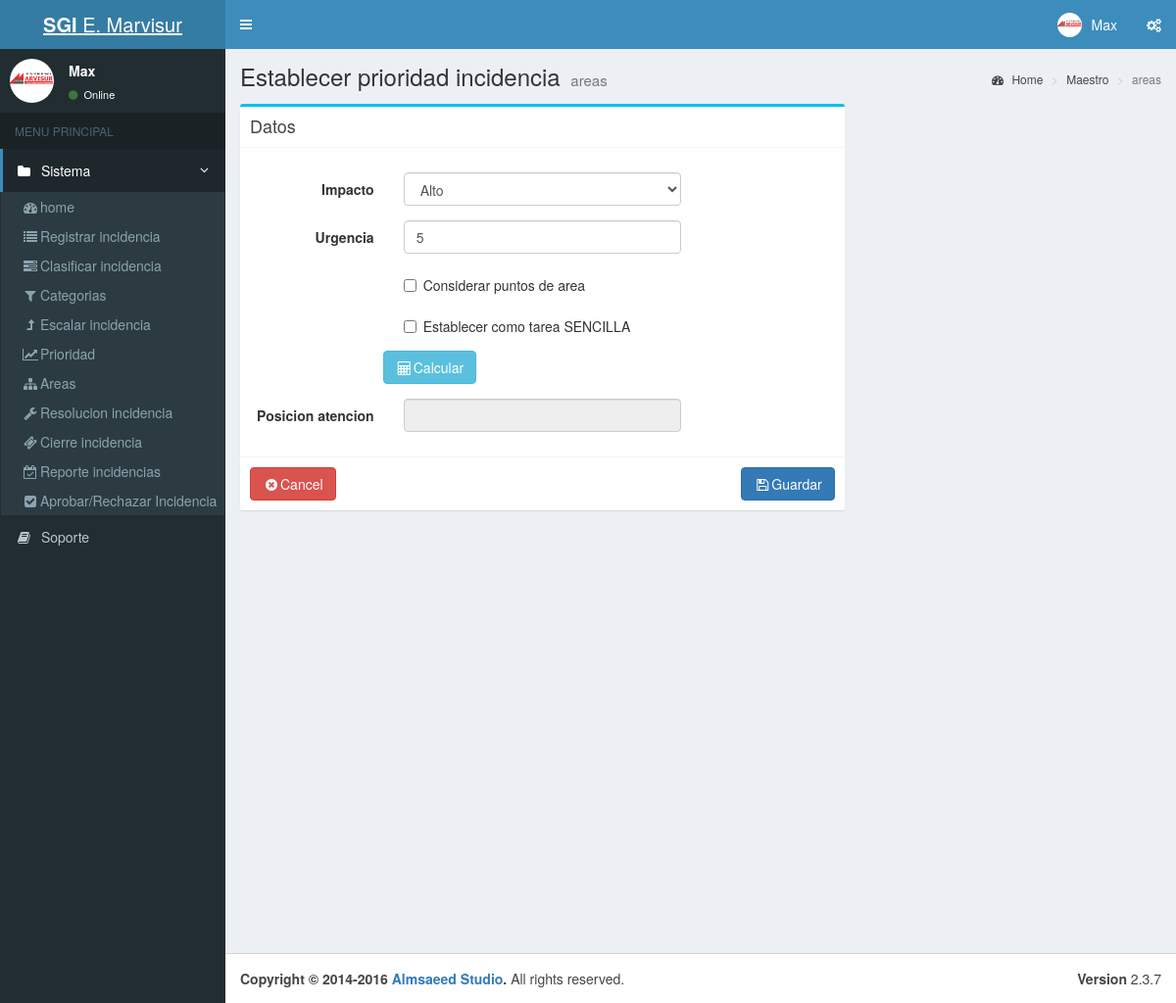
The app's page /index.php?c=prioridad&a=Crud&Id=1 (signed in) with its own data.
### tables this page shows
CREATE TABLE IF NOT EXISTS `menus` (
  `MENU_Id` int(11) NOT NULL,
  `MENU_Padre` varchar(45) DEFAULT NULL,
  `MENU_Nombre` varchar(100) DEFAULT NULL,
  `MENU_Descripcion` varchar(200) DEFAULT NULL,
  `MENU_NombreFormulario` varchar(50) DEFAULT NULL,
  `MENU_Icono` varchar(30) DEFAULT NULL,
  `MENU_FechaAuditoria` datetime DEFAULT NULL
);

CREATE TABLE IF NOT EXISTS `prioridad` (
  `PRIO_Id` int(11) NOT NULL,
  `PRIO_Nombre` varchar(20) NOT NULL,
  `PRIO_Urgencia` int(11) NOT NULL,
  `PRIO_Impacto` varchar(50) NOT NULL,
  `PRIO_Fecha` date NOT NULL,
  `INCI_Id` int(11) NOT NULL,
  `PRIO_Orden` int(11) NOT NULL,
  `USUA_Id` int(11) NOT NULL,
  `PRIO_FechaAuditoria` datetime NOT NULL
);

### controller/prioridad.controller.php (called while the page is built, shortened)
<?php
require_once 'model/prioridad.php';
require_once 'model/herramientas.php';
class prioridadController{
    private $model;
    public function __CONSTRUCT(){
        $this->model = new prioridad();
        $this->herramientas = new herramientas();
    }
    public function Crud(){
        $prioridad= new prioridad();
        if(isset($_REQUEST['Id'])){
            $prioridad = $this->model->Obtener($_REQUEST['Id']);
        }
        require_once 'view/header.php';
        require_once 'view/prioridad/prioridad-editar.php';
        require_once 'view/footer.php';
    }
}

### model/database.php (called while the page is built)
<?php
class Database
{
    public static function StartUp()
    {
        $pdo = new PDO('mysql:host=localhost;dbname=bd_incidencias;charset=utf8', 'root', '');
        $pdo->setAttribute(PDO::ATTR_ERRMODE, PDO::ERRMODE_EXCEPTION);
        return $pdo;
    }
}

### model/herramientas.php (called while the page is built, shortened)
<?php
class herramientas
{
	public function __CONSTRUCT()
	{
		try
		{
			$this->pdo = Database::StartUp();
		}
		catch(Exception $e)
		{
			die($e->getMessage());
		}
	}
	public function MenuValidacion($MenuPadre)
	{
		try
		{
			$stm = $this->pdo->prepare("SELECT
											M.MENU_Id,
											M.MENU_Padre,
											M.MENU_Nombre,
											M.MENU_NombreFormulario,
											M.MENU_Icono,
											R.ROL_Id,
											R.ROL_Nombre
											FROM
											menus M
											inner join permiso_rol PR on M.MENU_Id = PR.MENU_Id
											inner join rol R on PR.ROL_Id = R.ROL_Id
											WHERE
											PR.ROL_Id = ".$_SESSION['ROL_Id']."
											and MENU_Padre=?");
			$stm->execute(array($MenuPadre));
			return $stm->fetchAll(PDO::FETCH_OBJ);
		}
		catch(Exception $e)
		{
			die($e->getMessage());
		}
	}
public function MenuValidacionCabeceras()
	{
		try
		{
			$stm = $this->pdo->prepare("SELECT DISTINCT MENU_Padre FROM menus");
			$stm->execute();
			return $stm->fetchAll(PDO::FETCH_OBJ);
		}
		catch(Exception $e)
		{
			die($e->getMessage());
		}
	}
	public function ActiveMenus($ActiveMenu)
	{
		try
		{
			$stm = $this->pdo->prepare("SELECT MENU_Padre FROM menus where MENU_NombreFormulario = ?");
			$stm->execute(array($ActiveMenu));
			return $stm->fetchAll(PDO::FETCH_OBJ);
		}
		catch(Exception $e)
		{
			die($e->getMessage());
		}
	}
}

### model/prioridad.php (called while the page is built, shortened)
<?php
class prioridad
{
	public function __CONSTRUCT()
	{
		try
		{
			$this->pdo = Database::StartUp();
		}
		catch(Exception $e)
		{
			die($e->getMessage());
		}
	}
	public function Obtener($id)
	{
		try
		{
			$stm = $this->pdo
			          ->prepare(" SELECT
									PRIO_Id,
									`PRIO_Nombre`,
									`PRIO_Urgencia` ,
									`PRIO_Impacto`,
									`INCI_Id`,
									U.USUA_Nombre
									FROM `prioridad`  P
									INNER JOIN usuarios U ON P.`USUA_Id` = U.USUA_Id
                                    WHERE
                                    PRIO_Id = ?");
			$stm->execute(array($id));
			return $stm->fetch(PDO::FETCH_OBJ);
		} catch (Exception $e)
		{
			die($e->getMessage());
		}
	}
}

### view/prioridad/prioridad-editar.php (the view, shortened to what this page needs)
<div class="content-wrapper">
  <section class="content-header">
    <h1>
        Establecer prioridad incidencia
      <small>areas</small>
    </h1>
    <ol class="breadcrumb">
      <li><a href="#"><i class="fa fa-dashboard"></i> Home</a></li>
      <li><a href="#">Maestro</a></li>
      <li class="active">areas</li>
    </ol>
  </section>
  <section class="content">
    <div class="row">
      <div class="col-md-8">
        <div class="box box-info">
          <div class="box-header with-border">
            <h3 class="box-title">Datos </h3>
          </div>
            <form id="frm-generol" class="form-horizontal"  action="?c=prioridad&a=Guardar" method="post" enctype="multipart/form-data">
            <div class="box-body">
                         <div class="form-group">
                          <label for="PRIO_Impacto" class="col-sm-3 control-label">Impacto</label>
                          <div class="col-sm-6">
                              <select class="form-control " name="PRIO_Impacto"  id="PRIO_Impacto">
                                   <option value="Alto">Alto</option>
                              </select>
                          </div>
                        </div>
                      <div class="form-group">
                          <label  class="col-md-3 control-label">Urgencia</label>
                          <div class="col-md-6">
                            <input type="number" class="form-control" id="PRIO_Urgencia"  name="PRIO_Urgencia" value="<?php echo $prioridad->PRIO_Urgencia; ?>">
                          </div>
                          <div class="col-md-3">
                          </div>
                      </div>
                        <div class="form-group">
                          <label  class="col-md-3 control-label"></label>
                          <div class="col-md-6">
                            <div class="checkbox icheck">
                              <label>
                                <input type="checkbox"> Considerar puntos de area
                              </label>
                            </div>
                          </div>
                          <div class="col-md-3">
                          </div>
                      </div>
                    <div class="form-group">
                          <label  class="col-md-3 control-label"></label>
                          <div class="col-md-6">
                            <div class="checkbox icheck">
                              <label>
                                <input type="checkbox"> Establecer como tarea SENCILLA
                              </label>
                            </div>
                          </div>
                          <div class="col-md-3">
                          </div>
                      </div>
                       <div class="form-group">
                          <label  class="col-md-3 control-label"></label>
                          <div class="col-md-2">
                             <button class="btn btn-info pull-right"><i class="fa fa-fw fa-calculator"></i>Calcular</button>
                          </div>
                      </div>
                      <div class="form-group">
                          <label  class="col-md-3 control-label">Posicion atencion</label>
                          <div class="col-md-6">
                            <input type="text" class="form-control" id="USUA_Nick"  name="USUA_Nick" readonly>
                          </div>
                          <div class="col-md-3">
                          </div>
                      </div>
            </div>
            <div class="box-footer">
              <a class="btn btn-danger" href="?c=segu_usuario"><i class="fa fa-fw fa-times-circle "></i>Cancel </a>
              <button class="btn btn-primary pull-right"><i class="fa fa-fw fa-floppy-o"></i>Guardar</button>
            </div>
          </form>
        </div>
      </div>
    </div>
  </section>
</div>

### view/header.php (shortened to what this page needs)
<!DOCTYPE html>
<html lang="es">
<head>
  <link rel="stylesheet" href="css/bootstrap/css/bootstrap.min.css">
  <link rel="stylesheet" href="//cdnjs.cloudflare.com/ajax/libs/font-awesome/4.5.0/css/font-awesome.min.css">
  <link rel="stylesheet" href="//cdnjs.cloudflare.com/ajax/libs/ionicons/2.0.1/css/ionicons.min.css">
  <link rel="stylesheet" href="css/dist/css/AdminLTE.min.css">
  <link rel="stylesheet" href="css/dist/css/skins/_all-skins.min.css">
  <link rel="stylesheet" href="css/plugins/datatables/dataTables.bootstrap.css">
  <link rel="stylesheet" href="assets/js/jquery-ui/jquery-ui.min.css" />
  <link rel="stylesheet" href="css/plugins/datatables/datatables.min.css">
  <link rel="stylesheet" href="css/plugins/datatables/fixedHeader.dataTables.min.css">
  <link rel="stylesheet" href="//cdnjs.cloudflare.com/ajax/libs/bootstrap-select/1.12.1/css/bootstrap-select.min.css">
  <link href="//maxcdn.bootstrapcdn.com/bootstrap/3.3.7/css/bootstrap.min.css" rel="stylesheet">
  <link href="css/fileinput/fileinput.css" media="all" rel="stylesheet" type="text/css"/>
      <link rel="stylesheet" href="css/plugins/datepicker/datepicker3.css">
</head>
<body class="hold-transition skin-blue sidebar-mini" >
  <div class="wrapper">
  <header class="main-header">
    <a href="index2.html" class="logo">
      <span class="logo-lg"><b>SGI</b> E. Marvisur</span>
    </a>
    <nav class="navbar navbar-static-top">
      <a href="#" class="sidebar-toggle" data-toggle="offcanvas" role="button">
      </a>
      <div class="navbar-custom-menu">
        <ul class="nav navbar-nav">
          <li class="dropdown user user-menu">
            <a href="#" class="dropdown-toggle" data-toggle="dropdown">
              <img src="<?php echo 'Recursos/Imagen/logo.png' ;?>" class="user-image" alt="User Image">
              <span class="hidden-xs"> <?php  echo  $_SESSION['USUA_Nombre'];?></span>
            </a>
          </li>
          <li>
            <a href="#" data-toggle="control-sidebar"><i class="fa fa-gears"></i></a>
          </li>
        </ul>
      </div>
    </nav>
  </header>
  <aside class="main-sidebar">
    <section class="sidebar">
      <div class="user-panel">
        <div class="pull-left image">
          <img src="<?php echo 'Recursos/Imagen/logo.png';?>" class="img-circle" alt="User Image">
        </div>
        <div class="pull-left info">
          <p><?php  echo  $_SESSION['USUA_Nombre'];?></p>
          <a href="#"><i class="fa fa-circle text-success"></i> Online</a>
        </div>
      </div>
      <ul class="sidebar-menu">
        <li class="header">MENU PRINCIPAL</li>
      <?php isset($_REQUEST['c'])?$active=$_REQUEST['c']:$active='';?>
        <?php foreach($this->herramientas->MenuValidacionCabeceras() as $t): ?>
           <?php foreach($this->herramientas->ActiveMenus($active) as $p): ?>
        <li class="<?php echo $p->MENU_Padre==$t->MENU_Padre? 'active' : '';?> treeview">
          <a href="#">
              <i class="fa fa-folder"></i> <span><?php echo $t->MENU_Padre; ?></span>
            <span class="pull-right-container">
              <i class="fa fa-angle-left pull-right"></i>
            </span>
          </a>
          <ul class="treeview-menu">
              <?php foreach($this->herramientas->MenuValidacion($t->MENU_Padre) as $r): ?>
              <li class="<?php echo $active == $r->MENU_NombreFormulario ? 'active' : ''; ?>"><a href="?c=<?php echo $r->MENU_NombreFormulario; ?>"><i class="<?php echo $r->MENU_Icono; ?>"></i><?php echo $r->MENU_Nombre; ?></a></li>
             <?php endforeach; ?>
          </ul>
        </li>
           <?php endforeach; ?>
        <?php endforeach; ?>
        <li><a href=""><i class="fa fa-book"></i> <span>Soporte</span></a></li>
    </section>
  </aside>

### records on screen
menus: MENU_Nombre "home"
menus: MENU_Nombre "Registrar incidencia"
menus: MENU_Nombre "Clasificar incidencia"
menus: MENU_Nombre "Categorias"
menus: MENU_Nombre "Escalar incidencia"
menus: MENU_Nombre "Prioridad"
menus: MENU_Nombre "Areas"
menus: MENU_Nombre "Resolucion incidencia"
menus: MENU_Nombre "Cierre incidencia"
menus: MENU_Nombre "Reporte incidencias"
menus: MENU_Nombre "Aprobar/Rechazar Incidencia"
prioridad: PRIO_Urgencia "5"

### other values on screen
$_SESSION['USUA_Nombre'] "Max"
$t->MENU_Padre "Sistema"
